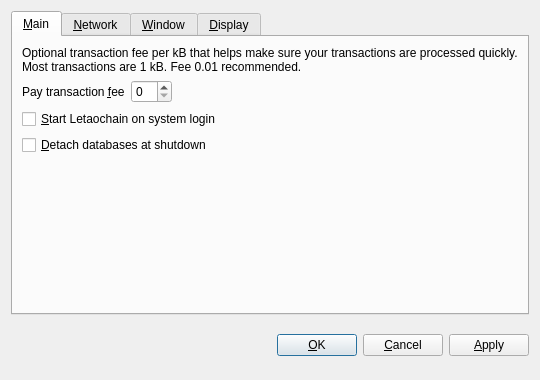
<?xml version="1.0" encoding="UTF-8"?>
<ui version="4.0">
 <class>OptionsDialog</class>
 <widget class="QDialog" name="OptionsDialog">
  <property name="geometry">
   <rect>
    <x>0</x>
    <y>0</y>
    <width>540</width>
    <height>380</height>
   </rect>
  </property>
  <property name="windowTitle">
   <string>Options</string>
  </property>
  <property name="modal">
   <bool>true</bool>
  </property>
  <layout class="QVBoxLayout" name="verticalLayout">
   <item>
    <widget class="QTabWidget" name="tabWidget">
     <property name="tabPosition">
      <enum>QTabWidget::North</enum>
     </property>
     <property name="currentIndex">
      <number>0</number>
     </property>
     <widget class="QWidget" name="tabMain">
      <attribute name="title">
       <string>&amp;Main</string>
      </attribute>
      <layout class="QVBoxLayout" name="verticalLayout_Main">
       <item>
        <widget class="QLabel" name="transactionFeeInfoLabel">
         <property name="text">
          <string>Optional transaction fee per kB that helps make sure your transactions are processed quickly. Most transactions are 1 kB. Fee 0.01 recommended.</string>
         </property>
         <property name="textFormat">
          <enum>Qt::PlainText</enum>
         </property>
         <property name="wordWrap">
          <bool>true</bool>
         </property>
        </widget>
       </item>
       <item>
        <layout class="QHBoxLayout" name="horizontalLayout_Main">
         <item>
          <widget class="QLabel" name="transactionFeeLabel">
           <property name="text">
            <string>Pay transaction &amp;fee</string>
           </property>
           <property name="textFormat">
            <enum>Qt::PlainText</enum>
           </property>
           <property name="buddy">
            <cstring>transactionFee</cstring>
           </property>
          </widget>
         </item>
         <item>
          <widget class="BitcoinAmountField" name="transactionFee"/>
         </item>
         <item>
          <spacer name="horizontalSpacer_Main">
           <property name="orientation">
            <enum>Qt::Horizontal</enum>
           </property>
           <property name="sizeHint" stdset="0">
            <size>
             <width>40</width>
             <height>20</height>
            </size>
           </property>
          </spacer>
         </item>
        </layout>
       </item>
       <item>
        <widget class="QCheckBox" name="bitcoinAtStartup">
         <property name="toolTip">
          <string>Automatically start Letaochain after logging in to the system.</string>
         </property>
         <property name="text">
          <string>&amp;Start Letaochain on system login</string>
         </property>
        </widget>
       </item>
       <item>
        <widget class="QCheckBox" name="detachDatabases">
         <property name="toolTip">
          <string>Detach block and address databases at shutdown. This means they can be moved to another data directory, but it slows down shutdown. The wallet is always detached.</string>
         </property>
         <property name="text">
          <string>&amp;Detach databases at shutdown</string>
         </property>
        </widget>
       </item>
       <item>
        <spacer name="verticalSpacer_Main">
         <property name="orientation">
          <enum>Qt::Vertical</enum>
         </property>
         <property name="sizeHint" stdset="0">
          <size>
           <width>20</width>
           <height>40</height>
          </size>
         </property>
        </spacer>
       </item>
      </layout>
     </widget>
     <widget class="QWidget" name="tabNetwork">
      <attribute name="title">
       <string>&amp;Network</string>
      </attribute>
      <layout class="QVBoxLayout" name="verticalLayout_Network">
       <item>
        <widget class="QCheckBox" name="mapPortUpnp">
         <property name="toolTip">
          <string>Automatically open the Letaochain client port on the router. This only works when your router supports UPnP and it is enabled.</string>
         </property>
         <property name="text">
          <string>Map port using &amp;UPnP</string>
         </property>
        </widget>
       </item>
       <item>
        <widget class="QCheckBox" name="connectSocks">
         <property name="toolTip">
          <string>Connect to the Letaochain network through a SOCKS proxy (e.g. when connecting through Tor).</string>
         </property>
         <property name="text">
          <string>&amp;Connect through SOCKS proxy:</string>
         </property>
        </widget>
       </item>
       <item>
        <layout class="QHBoxLayout" name="horizontalLayout_Network">
         <item>
          <widget class="QLabel" name="proxyIpLabel">
           <property name="text">
            <string>Proxy &amp;IP:</string>
           </property>
           <property name="textFormat">
            <enum>Qt::PlainText</enum>
           </property>
           <property name="buddy">
            <cstring>proxyIp</cstring>
           </property>
          </widget>
         </item>
         <item>
          <widget class="QValidatedLineEdit" name="proxyIp">
           <property name="maximumSize">
            <size>
             <width>140</width>
             <height>16777215</height>
            </size>
           </property>
           <property name="toolTip">
            <string>IP address of the proxy (e.g. 127.0.0.1)</string>
           </property>
          </widget>
         </item>
         <item>
          <widget class="QLabel" name="proxyPortLabel">
           <property name="text">
            <string>&amp;Port:</string>
           </property>
           <property name="textFormat">
            <enum>Qt::PlainText</enum>
           </property>
           <property name="buddy">
            <cstring>proxyPort</cstring>
           </property>
          </widget>
         </item>
         <item>
          <widget class="QLineEdit" name="proxyPort">
           <property name="maximumSize">
            <size>
             <width>55</width>
             <height>16777215</height>
            </size>
           </property>
           <property name="toolTip">
            <string>Port of the proxy (e.g. 9050)</string>
           </property>
          </widget>
         </item>
         <item>
          <widget class="QLabel" name="socksVersionLabel">
           <property name="text">
            <string>SOCKS &amp;Version:</string>
           </property>
           <property name="textFormat">
            <enum>Qt::PlainText</enum>
           </property>
           <property name="buddy">
            <cstring>socksVersion</cstring>
           </property>
          </widget>
         </item>
         <item>
          <widget class="QValueComboBox" name="socksVersion">
           <property name="toolTip">
            <string>SOCKS version of the proxy (e.g. 5)</string>
           </property>
          </widget>
         </item>
         <item>
          <spacer name="horizontalSpacer_Network">
           <property name="orientation">
            <enum>Qt::Horizontal</enum>
           </property>
           <property name="sizeHint" stdset="0">
            <size>
             <width>40</width>
             <height>20</height>
            </size>
           </property>
          </spacer>
         </item>
        </layout>
       </item>
       <item>
        <spacer name="verticalSpacer_Network">
         <property name="orientation">
          <enum>Qt::Vertical</enum>
         </property>
         <property name="sizeHint" stdset="0">
          <size>
           <width>20</width>
           <height>40</height>
          </size>
         </property>
        </spacer>
       </item>
      </layout>
     </widget>
     <widget class="QWidget" name="tabWindow">
      <attribute name="title">
       <string>&amp;Window</string>
      </attribute>
      <layout class="QVBoxLayout" name="verticalLayout_Window">
       <item>
        <widget class="QCheckBox" name="minimizeToTray">
         <property name="toolTip">
          <string>Show only a tray icon after minimizing the window.</string>
         </property>
         <property name="text">
          <string>&amp;Minimize to the tray instead of the taskbar</string>
         </property>
        </widget>
       </item>
       <item>
        <widget class="QCheckBox" name="minimizeOnClose">
         <property name="toolTip">
          <string>Minimize instead of exit the application when the window is closed. When this option is enabled, the application will be closed only after selecting Quit in the menu.</string>
         </property>
         <property name="text">
          <string>M&amp;inimize on close</string>
         </property>
        </widget>
       </item>
       <item>
        <spacer name="verticalSpacer_Window">
         <property name="orientation">
          <enum>Qt::Vertical</enum>
         </property>
         <property name="sizeHint" stdset="0">
          <size>
           <width>20</width>
           <height>40</height>
          </size>
         </property>
        </spacer>
       </item>
      </layout>
     </widget>
     <widget class="QWidget" name="tabDisplay">
      <attribute name="title">
       <string>&amp;Display</string>
      </attribute>
      <layout class="QVBoxLayout" name="verticalLayout_Display">
       <item>
        <layout class="QHBoxLayout" name="horizontalLayout_1_Display">
         <item>
          <widget class="QLabel" name="langLabel">
           <property name="text">
            <string>User Interface &amp;language:</string>
           </property>
           <property name="textFormat">
            <enum>Qt::PlainText</enum>
           </property>
           <property name="buddy">
            <cstring>lang</cstring>
           </property>
          </widget>
         </item>
         <item>
          <widget class="QValueComboBox" name="lang">
           <property name="toolTip">
            <string>The user interface language can be set here. This setting will take effect after restarting Letaochain.</string>
           </property>
          </widget>
         </item>
        </layout>
       </item>
       <item>
        <layout class="QHBoxLayout" name="horizontalLayout_2_Display">
         <item>
          <widget class="QLabel" name="unitLabel">
           <property name="text">
            <string>&amp;Unit to show amounts in:</string>
           </property>
           <property name="textFormat">
            <enum>Qt::PlainText</enum>
           </property>
           <property name="buddy">
            <cstring>unit</cstring>
           </property>
          </widget>
         </item>
         <item>
          <widget class="QValueComboBox" name="unit">
           <property name="toolTip">
            <string>Choose the default subdivision unit to show in the interface and when sending coins.</string>
           </property>
          </widget>
         </item>
        </layout>
       </item>
       <item>
        <widget class="QCheckBox" name="displayAddresses">
         <property name="toolTip">
          <string>Whether to show Letaochain addresses in the transaction list or not.</string>
         </property>
         <property name="text">
          <string>&amp;Display addresses in transaction list</string>
         </property>
        </widget>
       </item>
       <item>
        <widget class="QCheckBox" name="coinControlFeatures">
         <property name="toolTip">
          <string>Whether to show coin control features or not.</string>
         </property>
         <property name="text">
          <string>Display coin &amp;control features (experts only!)</string>
         </property>
        </widget>
       </item>
       <item>
        <spacer name="verticalSpacer_Display">
         <property name="orientation">
          <enum>Qt::Vertical</enum>
         </property>
         <property name="sizeHint" stdset="0">
          <size>
           <width>20</width>
           <height>40</height>
          </size>
         </property>
        </spacer>
       </item>
      </layout>
     </widget>
    </widget>
   </item>
   <item>
    <layout class="QHBoxLayout" name="horizontalLayout_Buttons">
     <item>
      <spacer name="horizontalSpacer_1">
       <property name="orientation">
        <enum>Qt::Horizontal</enum>
       </property>
       <property name="sizeHint" stdset="0">
        <size>
         <width>40</width>
         <height>48</height>
        </size>
       </property>
      </spacer>
     </item>
     <item>
      <widget class="QLabel" name="statusLabel">
       <property name="font">
        <font>
         <weight>75</weight>
         <bold>true</bold>
        </font>
       </property>
       <property name="text">
        <string/>
       </property>
       <property name="textFormat">
        <enum>Qt::PlainText</enum>
       </property>
       <property name="wordWrap">
        <bool>true</bool>
       </property>
      </widget>
     </item>
     <item>
      <spacer name="horizontalSpacer_2">
       <property name="orientation">
        <enum>Qt::Horizontal</enum>
       </property>
       <property name="sizeHint" stdset="0">
        <size>
         <width>40</width>
         <height>48</height>
        </size>
       </property>
      </spacer>
     </item>
     <item>
      <widget class="QPushButton" name="okButton">
       <property name="text">
        <string>&amp;OK</string>
       </property>
      </widget>
     </item>
     <item>
      <widget class="QPushButton" name="cancelButton">
       <property name="text">
        <string>&amp;Cancel</string>
       </property>
       <property name="autoDefault">
        <bool>false</bool>
       </property>
      </widget>
     </item>
     <item>
      <widget class="QPushButton" name="applyButton">
       <property name="text">
        <string>&amp;Apply</string>
       </property>
       <property name="autoDefault">
        <bool>false</bool>
       </property>
      </widget>
     </item>
    </layout>
   </item>
  </layout>
 </widget>
 <customwidgets>
  <customwidget>
   <class>BitcoinAmountField</class>
   <extends>QSpinBox</extends>
   <header>bitcoinamountfield.h</header>
  </customwidget>
  <customwidget>
   <class>QValueComboBox</class>
   <extends>QComboBox</extends>
   <header>qvaluecombobox.h</header>
  </customwidget>
  <customwidget>
   <class>QValidatedLineEdit</class>
   <extends>QLineEdit</extends>
   <header>qvalidatedlineedit.h</header>
  </customwidget>
 </customwidgets>
 <resources/>
 <connections/>
</ui>
